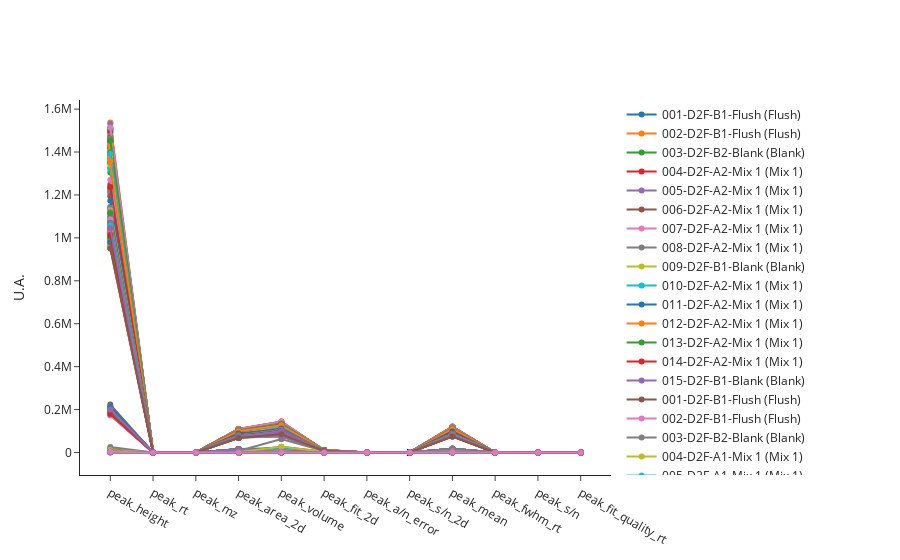

The cell this chart's notebook holds for it:
### Code cell
analyses.plot_features(normalize=False)
